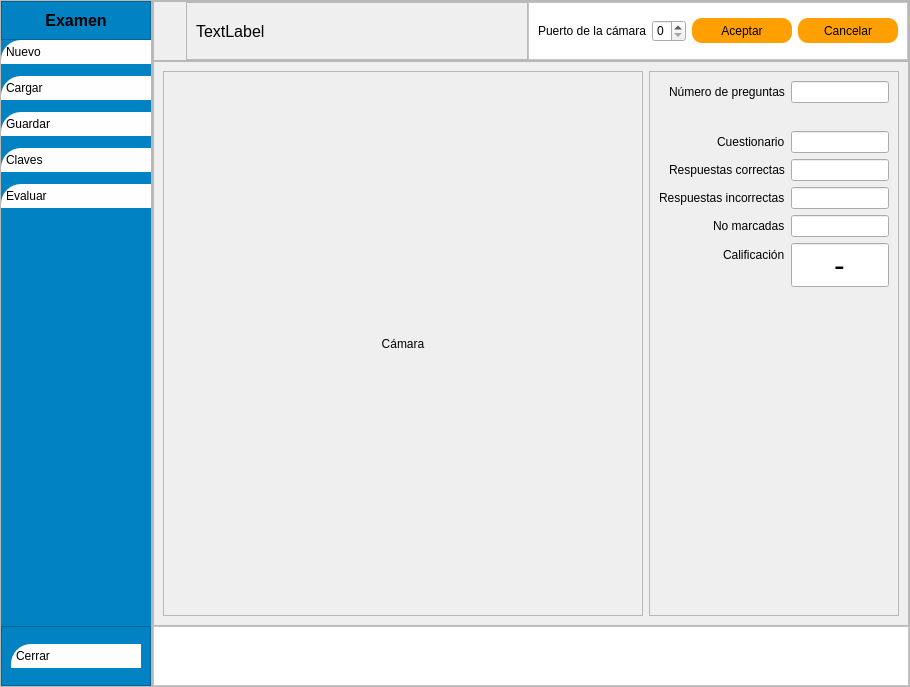
<?xml version="1.0" encoding="UTF-8"?>
<ui version="4.0">
 <class>VentanaPrincipal</class>
 <widget class="QMainWindow" name="VentanaPrincipal">
  <property name="geometry">
   <rect>
    <x>0</x>
    <y>0</y>
    <width>910</width>
    <height>687</height>
   </rect>
  </property>
  <property name="windowTitle">
   <string>Stefy</string>
  </property>
  <widget class="QWidget" name="widgetCentral">
   <property name="styleSheet">
    <string notr="true"/>
   </property>
   <layout class="QHBoxLayout" name="horizontalLayout">
    <property name="spacing">
     <number>0</number>
    </property>
    <property name="leftMargin">
     <number>0</number>
    </property>
    <property name="topMargin">
     <number>0</number>
    </property>
    <property name="rightMargin">
     <number>0</number>
    </property>
    <property name="bottomMargin">
     <number>0</number>
    </property>
    <item>
     <widget class="QFrame" name="frameMenu">
      <property name="maximumSize">
       <size>
        <width>200</width>
        <height>16777215</height>
       </size>
      </property>
      <property name="styleSheet">
       <string notr="true"/>
      </property>
      <property name="frameShape">
       <enum>QFrame::StyledPanel</enum>
      </property>
      <property name="frameShadow">
       <enum>QFrame::Raised</enum>
      </property>
      <layout class="QVBoxLayout" name="verticalLayout_3" stretch="0,0,0">
       <property name="spacing">
        <number>0</number>
       </property>
       <property name="leftMargin">
        <number>0</number>
       </property>
       <property name="topMargin">
        <number>0</number>
       </property>
       <property name="rightMargin">
        <number>0</number>
       </property>
       <property name="bottomMargin">
        <number>0</number>
       </property>
       <item>
        <widget class="QFrame" name="frameTitulo">
         <property name="maximumSize">
          <size>
           <width>16777215</width>
           <height>50</height>
          </size>
         </property>
         <property name="styleSheet">
          <string notr="true">#frameTitulo{
	background-color:#0082c3;
	border-color:#ffffff;
}</string>
         </property>
         <property name="frameShape">
          <enum>QFrame::StyledPanel</enum>
         </property>
         <property name="frameShadow">
          <enum>QFrame::Raised</enum>
         </property>
         <layout class="QVBoxLayout" name="verticalLayout_4">
          <item>
           <widget class="QLabel" name="labelExamen">
            <property name="font">
             <font>
              <family>Arial</family>
              <pointsize>12</pointsize>
              <bold>true</bold>
             </font>
            </property>
            <property name="text">
             <string>Examen</string>
            </property>
            <property name="alignment">
             <set>Qt::AlignCenter</set>
            </property>
           </widget>
          </item>
         </layout>
        </widget>
       </item>
       <item>
        <widget class="QFrame" name="frameOperaciones">
         <property name="styleSheet">
          <string notr="true">#frameOperaciones{
	background-color:#0082c3;
	border-color:#ffffff;
	border:0
}

QPushButton {
	background-color: #fefeff;
	padding:5px;
	text-align:left;
	border-top-left-radius:20px;
}</string>
         </property>
         <property name="frameShape">
          <enum>QFrame::StyledPanel</enum>
         </property>
         <property name="frameShadow">
          <enum>QFrame::Raised</enum>
         </property>
         <property name="lineWidth">
          <number>0</number>
         </property>
         <layout class="QVBoxLayout" name="verticalLayout_5">
          <property name="spacing">
           <number>12</number>
          </property>
          <property name="leftMargin">
           <number>0</number>
          </property>
          <property name="topMargin">
           <number>0</number>
          </property>
          <property name="rightMargin">
           <number>0</number>
          </property>
          <property name="bottomMargin">
           <number>0</number>
          </property>
          <item>
           <widget class="QPushButton" name="buttonNuevo">
            <property name="minimumSize">
             <size>
              <width>150</width>
              <height>0</height>
             </size>
            </property>
            <property name="text">
             <string>Nuevo</string>
            </property>
            <property name="icon">
             <iconset>
              <normaloff>iconos/nuevo.svg</normaloff>iconos/nuevo.svg</iconset>
            </property>
            <property name="iconSize">
             <size>
              <width>24</width>
              <height>24</height>
             </size>
            </property>
            <property name="flat">
             <bool>false</bool>
            </property>
           </widget>
          </item>
          <item>
           <widget class="QPushButton" name="buttonCargar">
            <property name="minimumSize">
             <size>
              <width>150</width>
              <height>0</height>
             </size>
            </property>
            <property name="text">
             <string>Cargar</string>
            </property>
            <property name="icon">
             <iconset>
              <normaloff>iconos/cargar.svg</normaloff>iconos/cargar.svg</iconset>
            </property>
            <property name="iconSize">
             <size>
              <width>24</width>
              <height>24</height>
             </size>
            </property>
           </widget>
          </item>
          <item>
           <widget class="QPushButton" name="buttonGuardar">
            <property name="text">
             <string>Guardar</string>
            </property>
            <property name="icon">
             <iconset>
              <normaloff>iconos/save_icon.svg</normaloff>iconos/save_icon.svg</iconset>
            </property>
            <property name="iconSize">
             <size>
              <width>24</width>
              <height>24</height>
             </size>
            </property>
           </widget>
          </item>
          <item>
           <widget class="QPushButton" name="buttonClaves">
            <property name="text">
             <string>Claves</string>
            </property>
            <property name="icon">
             <iconset>
              <normaloff>iconos/claves.svg</normaloff>iconos/claves.svg</iconset>
            </property>
            <property name="iconSize">
             <size>
              <width>24</width>
              <height>24</height>
             </size>
            </property>
           </widget>
          </item>
          <item>
           <widget class="QPushButton" name="buttonEvaluar">
            <property name="text">
             <string>Evaluar</string>
            </property>
            <property name="icon">
             <iconset>
              <normaloff>iconos/medalla2.svg</normaloff>iconos/medalla2.svg</iconset>
            </property>
            <property name="iconSize">
             <size>
              <width>24</width>
              <height>24</height>
             </size>
            </property>
           </widget>
          </item>
          <item>
           <spacer name="verticalSpacer_5">
            <property name="orientation">
             <enum>Qt::Vertical</enum>
            </property>
            <property name="sizeHint" stdset="0">
             <size>
              <width>20</width>
              <height>40</height>
             </size>
            </property>
           </spacer>
          </item>
         </layout>
        </widget>
       </item>
       <item>
        <widget class="QFrame" name="frameCerrar">
         <property name="minimumSize">
          <size>
           <width>0</width>
           <height>60</height>
          </size>
         </property>
         <property name="maximumSize">
          <size>
           <width>16777215</width>
           <height>60</height>
          </size>
         </property>
         <property name="styleSheet">
          <string notr="true">#frameCerrar{
	background-color:#0082c3;
	border-color:#ffffff;
}

QPushButton {
	background-color: #fefeff;
	padding:5px;
	text-align:left;
	border-top-left-radius:20px;
}</string>
         </property>
         <property name="frameShape">
          <enum>QFrame::StyledPanel</enum>
         </property>
         <property name="frameShadow">
          <enum>QFrame::Raised</enum>
         </property>
         <layout class="QVBoxLayout" name="verticalLayout_6">
          <item>
           <widget class="QPushButton" name="buttonCerrar">
            <property name="text">
             <string>Cerrar</string>
            </property>
            <property name="icon">
             <iconset>
              <normaloff>iconos/cruz-pequena.svg</normaloff>iconos/cruz-pequena.svg</iconset>
            </property>
            <property name="iconSize">
             <size>
              <width>24</width>
              <height>24</height>
             </size>
            </property>
           </widget>
          </item>
         </layout>
        </widget>
       </item>
      </layout>
     </widget>
    </item>
    <item>
     <widget class="QFrame" name="framePrincipal">
      <property name="frameShape">
       <enum>QFrame::StyledPanel</enum>
      </property>
      <property name="frameShadow">
       <enum>QFrame::Raised</enum>
      </property>
      <property name="lineWidth">
       <number>0</number>
      </property>
      <layout class="QVBoxLayout" name="verticalLayout">
       <property name="spacing">
        <number>0</number>
       </property>
       <property name="leftMargin">
        <number>0</number>
       </property>
       <property name="topMargin">
        <number>0</number>
       </property>
       <property name="rightMargin">
        <number>0</number>
       </property>
       <property name="bottomMargin">
        <number>0</number>
       </property>
       <item>
        <widget class="QFrame" name="frameEncabezado">
         <property name="minimumSize">
          <size>
           <width>0</width>
           <height>60</height>
          </size>
         </property>
         <property name="maximumSize">
          <size>
           <width>16777215</width>
           <height>60</height>
          </size>
         </property>
         <property name="styleSheet">
          <string notr="true"/>
         </property>
         <property name="frameShape">
          <enum>QFrame::StyledPanel</enum>
         </property>
         <property name="frameShadow">
          <enum>QFrame::Raised</enum>
         </property>
         <property name="lineWidth">
          <number>0</number>
         </property>
         <layout class="QHBoxLayout" name="horizontalLayout_2">
          <property name="spacing">
           <number>0</number>
          </property>
          <property name="leftMargin">
           <number>0</number>
          </property>
          <property name="topMargin">
           <number>0</number>
          </property>
          <property name="rightMargin">
           <number>0</number>
          </property>
          <property name="bottomMargin">
           <number>0</number>
          </property>
          <item>
           <widget class="QFrame" name="frameMostrarMenu">
            <property name="maximumSize">
             <size>
              <width>32</width>
              <height>32</height>
             </size>
            </property>
            <property name="styleSheet">
             <string notr="true"/>
            </property>
            <property name="frameShape">
             <enum>QFrame::Panel</enum>
            </property>
            <property name="frameShadow">
             <enum>QFrame::Plain</enum>
            </property>
            <property name="lineWidth">
             <number>0</number>
            </property>
            <layout class="QHBoxLayout" name="horizontalLayout_3">
             <property name="spacing">
              <number>0</number>
             </property>
             <property name="sizeConstraint">
              <enum>QLayout::SetDefaultConstraint</enum>
             </property>
             <property name="leftMargin">
              <number>0</number>
             </property>
             <property name="topMargin">
              <number>0</number>
             </property>
             <property name="rightMargin">
              <number>0</number>
             </property>
             <property name="bottomMargin">
              <number>0</number>
             </property>
             <item>
              <widget class="QPushButton" name="pushButton">
               <property name="styleSheet">
                <string notr="true">border-color: rgb(255, 255, 0);</string>
               </property>
               <property name="text">
                <string/>
               </property>
               <property name="icon">
                <iconset>
                 <normaloff>iconos/align_justify_icon.svg</normaloff>iconos/align_justify_icon.svg</iconset>
               </property>
               <property name="iconSize">
                <size>
                 <width>24</width>
                 <height>24</height>
                </size>
               </property>
               <property name="checkable">
                <bool>false</bool>
               </property>
               <property name="flat">
                <bool>true</bool>
               </property>
              </widget>
             </item>
            </layout>
           </widget>
          </item>
          <item>
           <widget class="QFrame" name="frameEncabezadoTitulo">
            <property name="styleSheet">
             <string notr="true"/>
            </property>
            <property name="frameShape">
             <enum>QFrame::StyledPanel</enum>
            </property>
            <property name="frameShadow">
             <enum>QFrame::Raised</enum>
            </property>
            <layout class="QVBoxLayout" name="verticalLayout_2">
             <property name="leftMargin">
              <number>9</number>
             </property>
             <property name="topMargin">
              <number>0</number>
             </property>
             <property name="bottomMargin">
              <number>0</number>
             </property>
             <item>
              <widget class="QLabel" name="labelTituloEncabezado">
               <property name="font">
                <font>
                 <family>Arial</family>
                 <pointsize>12</pointsize>
                </font>
               </property>
               <property name="text">
                <string>TextLabel</string>
               </property>
               <property name="textFormat">
                <enum>Qt::AutoText</enum>
               </property>
               <property name="alignment">
                <set>Qt::AlignLeading|Qt::AlignLeft|Qt::AlignVCenter</set>
               </property>
              </widget>
             </item>
            </layout>
           </widget>
          </item>
          <item>
           <widget class="QFrame" name="frame_3">
            <property name="minimumSize">
             <size>
              <width>100</width>
              <height>0</height>
             </size>
            </property>
            <property name="maximumSize">
             <size>
              <width>400</width>
              <height>16777215</height>
             </size>
            </property>
            <property name="styleSheet">
             <string notr="true">#frame_3 {
	background-color:#ffffff;
	border-color:#ffffff;
}

QPushButton {
	background-color: #ff9f00;
	padding:5px;
	text-align:center;
	border-radius:10px;	
}</string>
            </property>
            <property name="frameShape">
             <enum>QFrame::StyledPanel</enum>
            </property>
            <property name="frameShadow">
             <enum>QFrame::Raised</enum>
            </property>
            <layout class="QHBoxLayout" name="horizontalLayout_11">
             <item>
              <widget class="QLabel" name="labelPuertoCamara">
               <property name="text">
                <string>Puerto de la cámara</string>
               </property>
               <property name="alignment">
                <set>Qt::AlignRight|Qt::AlignTrailing|Qt::AlignVCenter</set>
               </property>
              </widget>
             </item>
             <item>
              <widget class="QSpinBox" name="spinPuertoCamara">
               <property name="maximumSize">
                <size>
                 <width>50</width>
                 <height>16777215</height>
                </size>
               </property>
               <property name="maximum">
                <number>6</number>
               </property>
              </widget>
             </item>
             <item>
              <widget class="QPushButton" name="buttonAceptar">
               <property name="minimumSize">
                <size>
                 <width>100</width>
                 <height>25</height>
                </size>
               </property>
               <property name="maximumSize">
                <size>
                 <width>70</width>
                 <height>16777215</height>
                </size>
               </property>
               <property name="text">
                <string>Aceptar</string>
               </property>
               <property name="icon">
                <iconset>
                 <normaloff>iconos/editar.svg</normaloff>iconos/editar.svg</iconset>
               </property>
               <property name="iconSize">
                <size>
                 <width>24</width>
                 <height>24</height>
                </size>
               </property>
              </widget>
             </item>
             <item>
              <widget class="QPushButton" name="buttonCancelar">
               <property name="minimumSize">
                <size>
                 <width>100</width>
                 <height>25</height>
                </size>
               </property>
               <property name="maximumSize">
                <size>
                 <width>70</width>
                 <height>16777215</height>
                </size>
               </property>
               <property name="text">
                <string>Cancelar</string>
               </property>
               <property name="icon">
                <iconset>
                 <normaloff>iconos/deshacer.svg</normaloff>iconos/deshacer.svg</iconset>
               </property>
               <property name="iconSize">
                <size>
                 <width>24</width>
                 <height>24</height>
                </size>
               </property>
              </widget>
             </item>
            </layout>
           </widget>
          </item>
         </layout>
        </widget>
       </item>
       <item>
        <widget class="QFrame" name="frameContenido">
         <property name="frameShape">
          <enum>QFrame::StyledPanel</enum>
         </property>
         <property name="frameShadow">
          <enum>QFrame::Raised</enum>
         </property>
         <property name="lineWidth">
          <number>0</number>
         </property>
         <layout class="QHBoxLayout" name="horizontalLayout_4">
          <property name="spacing">
           <number>0</number>
          </property>
          <property name="leftMargin">
           <number>0</number>
          </property>
          <property name="topMargin">
           <number>0</number>
          </property>
          <property name="rightMargin">
           <number>0</number>
          </property>
          <property name="bottomMargin">
           <number>0</number>
          </property>
          <item>
           <widget class="QStackedWidget" name="stackedContenido">
            <property name="currentIndex">
             <number>3</number>
            </property>
            <widget class="QWidget" name="pageInicio">
             <layout class="QHBoxLayout" name="horizontalLayout_8">
              <item>
               <widget class="QFrame" name="frame_5">
                <property name="frameShape">
                 <enum>QFrame::StyledPanel</enum>
                </property>
                <property name="frameShadow">
                 <enum>QFrame::Raised</enum>
                </property>
                <layout class="QHBoxLayout" name="horizontalLayout_9">
                 <item>
                  <widget class="QLabel" name="labelInicio">
                   <property name="text">
                    <string/>
                   </property>
                   <property name="pixmap">
                    <pixmap>imagenes/stefy_lechuza.png</pixmap>
                   </property>
                   <property name="alignment">
                    <set>Qt::AlignCenter</set>
                   </property>
                  </widget>
                 </item>
                </layout>
               </widget>
              </item>
             </layout>
            </widget>
            <widget class="QWidget" name="pageNuevo">
             <layout class="QVBoxLayout" name="verticalLayout_7">
              <item>
               <spacer name="verticalSpacer_4">
                <property name="orientation">
                 <enum>Qt::Vertical</enum>
                </property>
                <property name="sizeType">
                 <enum>QSizePolicy::Fixed</enum>
                </property>
                <property name="sizeHint" stdset="0">
                 <size>
                  <width>20</width>
                  <height>40</height>
                 </size>
                </property>
               </spacer>
              </item>
              <item>
               <layout class="QFormLayout" name="formLayout">
                <property name="labelAlignment">
                 <set>Qt::AlignRight|Qt::AlignTrailing|Qt::AlignVCenter</set>
                </property>
                <property name="leftMargin">
                 <number>50</number>
                </property>
                <property name="rightMargin">
                 <number>50</number>
                </property>
                <item row="0" column="0">
                 <widget class="QLabel" name="label">
                  <property name="text">
                   <string>Nombre del examen</string>
                  </property>
                 </widget>
                </item>
                <item row="0" column="1">
                 <widget class="QLineEdit" name="editNombreExamen">
                  <property name="text">
                   <string>Examen de FISICA p3</string>
                  </property>
                 </widget>
                </item>
                <item row="1" column="0">
                 <widget class="QLabel" name="label_2">
                  <property name="text">
                   <string>Materia</string>
                  </property>
                 </widget>
                </item>
                <item row="1" column="1">
                 <widget class="QLineEdit" name="editMateria">
                  <property name="text">
                   <string>Física</string>
                  </property>
                 </widget>
                </item>
                <item row="2" column="0">
                 <widget class="QLabel" name="label_3">
                  <property name="text">
                   <string>Grado</string>
                  </property>
                 </widget>
                </item>
                <item row="2" column="1">
                 <widget class="QLineEdit" name="editGrado">
                  <property name="maximumSize">
                   <size>
                    <width>50</width>
                    <height>16777215</height>
                   </size>
                  </property>
                  <property name="text">
                   <string>11</string>
                  </property>
                 </widget>
                </item>
                <item row="3" column="0">
                 <spacer name="verticalSpacer">
                  <property name="orientation">
                   <enum>Qt::Vertical</enum>
                  </property>
                  <property name="sizeType">
                   <enum>QSizePolicy::Fixed</enum>
                  </property>
                  <property name="sizeHint" stdset="0">
                   <size>
                    <width>20</width>
                    <height>30</height>
                   </size>
                  </property>
                 </spacer>
                </item>
                <item row="4" column="0">
                 <widget class="QLabel" name="label_4">
                  <property name="text">
                   <string>Conjuntos de cuestionarios</string>
                  </property>
                 </widget>
                </item>
                <item row="4" column="1">
                 <widget class="QSpinBox" name="spinConjuntosCuestionarios">
                  <property name="maximumSize">
                   <size>
                    <width>50</width>
                    <height>16777215</height>
                   </size>
                  </property>
                  <property name="minimum">
                   <number>1</number>
                  </property>
                  <property name="maximum">
                   <number>4</number>
                  </property>
                 </widget>
                </item>
                <item row="5" column="0">
                 <widget class="QLabel" name="label_5">
                  <property name="text">
                   <string>Número de preguntas</string>
                  </property>
                 </widget>
                </item>
                <item row="5" column="1">
                 <widget class="QSpinBox" name="spinNumeroPreguntas">
                  <property name="maximumSize">
                   <size>
                    <width>50</width>
                    <height>16777215</height>
                   </size>
                  </property>
                  <property name="minimum">
                   <number>1</number>
                  </property>
                  <property name="maximum">
                   <number>30</number>
                  </property>
                  <property name="value">
                   <number>10</number>
                  </property>
                 </widget>
                </item>
                <item row="6" column="0">
                 <spacer name="verticalSpacer_2">
                  <property name="orientation">
                   <enum>Qt::Vertical</enum>
                  </property>
                  <property name="sizeType">
                   <enum>QSizePolicy::Fixed</enum>
                  </property>
                  <property name="sizeHint" stdset="0">
                   <size>
                    <width>20</width>
                    <height>30</height>
                   </size>
                  </property>
                 </spacer>
                </item>
                <item row="7" column="0">
                 <widget class="QLabel" name="label_6">
                  <property name="text">
                   <string>Calificación mínima</string>
                  </property>
                 </widget>
                </item>
                <item row="7" column="1">
                 <widget class="QLineEdit" name="editCalificacionMinima">
                  <property name="minimumSize">
                   <size>
                    <width>50</width>
                    <height>0</height>
                   </size>
                  </property>
                  <property name="maximumSize">
                   <size>
                    <width>50</width>
                    <height>16777215</height>
                   </size>
                  </property>
                  <property name="text">
                   <string>1</string>
                  </property>
                 </widget>
                </item>
                <item row="8" column="0">
                 <widget class="QLabel" name="label_7">
                  <property name="text">
                   <string>Calificación máxima</string>
                  </property>
                 </widget>
                </item>
                <item row="8" column="1">
                 <widget class="QLineEdit" name="editCalificacionMaxima">
                  <property name="maximumSize">
                   <size>
                    <width>50</width>
                    <height>16777215</height>
                   </size>
                  </property>
                  <property name="text">
                   <string>5</string>
                  </property>
                 </widget>
                </item>
                <item row="9" column="0">
                 <widget class="QLabel" name="label_8">
                  <property name="text">
                   <string>Rango base de cálculo de la calificación</string>
                  </property>
                 </widget>
                </item>
                <item row="9" column="1">
                 <layout class="QFormLayout" name="formLayout_2">
                  <item row="0" column="0">
                   <widget class="QLineEdit" name="editRangoMinimo">
                    <property name="maximumSize">
                     <size>
                      <width>50</width>
                      <height>16777215</height>
                     </size>
                    </property>
                    <property name="text">
                     <string>0</string>
                    </property>
                   </widget>
                  </item>
                  <item row="1" column="0">
                   <widget class="QLineEdit" name="editRangoMaximo">
                    <property name="maximumSize">
                     <size>
                      <width>50</width>
                      <height>16777215</height>
                     </size>
                    </property>
                    <property name="text">
                     <string>5</string>
                    </property>
                    <property name="readOnly">
                     <bool>true</bool>
                    </property>
                   </widget>
                  </item>
                 </layout>
                </item>
               </layout>
              </item>
              <item>
               <spacer name="verticalSpacer_3">
                <property name="orientation">
                 <enum>Qt::Vertical</enum>
                </property>
                <property name="sizeHint" stdset="0">
                 <size>
                  <width>20</width>
                  <height>40</height>
                 </size>
                </property>
               </spacer>
              </item>
             </layout>
            </widget>
            <widget class="QWidget" name="pageClaves">
             <layout class="QVBoxLayout" name="verticalLayout_8">
              <item>
               <widget class="QFrame" name="frame_4">
                <property name="maximumSize">
                 <size>
                  <width>16777215</width>
                  <height>50</height>
                 </size>
                </property>
                <property name="frameShape">
                 <enum>QFrame::StyledPanel</enum>
                </property>
                <property name="frameShadow">
                 <enum>QFrame::Raised</enum>
                </property>
                <layout class="QHBoxLayout" name="horizontalLayout_5">
                 <item>
                  <widget class="QLabel" name="label_9">
                   <property name="text">
                    <string>Cuestionario número</string>
                   </property>
                   <property name="alignment">
                    <set>Qt::AlignLeading|Qt::AlignLeft|Qt::AlignVCenter</set>
                   </property>
                  </widget>
                 </item>
                 <item>
                  <widget class="QComboBox" name="comboNumeroCuestionario">
                   <property name="maximumSize">
                    <size>
                     <width>50</width>
                     <height>16777215</height>
                    </size>
                   </property>
                  </widget>
                 </item>
                 <item>
                  <spacer name="horizontalSpacer">
                   <property name="orientation">
                    <enum>Qt::Horizontal</enum>
                   </property>
                   <property name="sizeHint" stdset="0">
                    <size>
                     <width>40</width>
                     <height>20</height>
                    </size>
                   </property>
                  </spacer>
                 </item>
                </layout>
               </widget>
              </item>
              <item>
               <widget class="QFrame" name="frameItemsRespuesta">
                <property name="frameShape">
                 <enum>QFrame::StyledPanel</enum>
                </property>
                <property name="frameShadow">
                 <enum>QFrame::Raised</enum>
                </property>
               </widget>
              </item>
             </layout>
            </widget>
            <widget class="QWidget" name="pageEvaluar">
             <layout class="QHBoxLayout" name="horizontalLayout_6">
              <item>
               <widget class="QFrame" name="frame">
                <property name="frameShape">
                 <enum>QFrame::StyledPanel</enum>
                </property>
                <property name="frameShadow">
                 <enum>QFrame::Sunken</enum>
                </property>
                <layout class="QHBoxLayout" name="horizontalLayout_7">
                 <item>
                  <widget class="QLabel" name="labelCamara">
                   <property name="frameShape">
                    <enum>QFrame::NoFrame</enum>
                   </property>
                   <property name="text">
                    <string>Cámara</string>
                   </property>
                   <property name="alignment">
                    <set>Qt::AlignCenter</set>
                   </property>
                  </widget>
                 </item>
                </layout>
               </widget>
              </item>
              <item>
               <widget class="QFrame" name="frame_2">
                <property name="enabled">
                 <bool>true</bool>
                </property>
                <property name="minimumSize">
                 <size>
                  <width>200</width>
                  <height>0</height>
                 </size>
                </property>
                <property name="maximumSize">
                 <size>
                  <width>250</width>
                  <height>16777215</height>
                 </size>
                </property>
                <property name="frameShape">
                 <enum>QFrame::StyledPanel</enum>
                </property>
                <property name="frameShadow">
                 <enum>QFrame::Sunken</enum>
                </property>
                <layout class="QVBoxLayout" name="verticalLayout_9">
                 <item>
                  <layout class="QFormLayout" name="formLayout_3">
                   <property name="labelAlignment">
                    <set>Qt::AlignRight|Qt::AlignTrailing|Qt::AlignVCenter</set>
                   </property>
                   <property name="formAlignment">
                    <set>Qt::AlignRight|Qt::AlignTop|Qt::AlignTrailing</set>
                   </property>
                   <item row="3" column="1">
                    <widget class="QLineEdit" name="editRespuestasCorrectas">
                     <property name="alignment">
                      <set>Qt::AlignCenter</set>
                     </property>
                     <property name="readOnly">
                      <bool>true</bool>
                     </property>
                    </widget>
                   </item>
                   <item row="4" column="1">
                    <widget class="QLineEdit" name="editRespuestasIncorrectas">
                     <property name="alignment">
                      <set>Qt::AlignCenter</set>
                     </property>
                     <property name="readOnly">
                      <bool>true</bool>
                     </property>
                    </widget>
                   </item>
                   <item row="5" column="0">
                    <widget class="QLabel" name="label_12">
                     <property name="text">
                      <string>No marcadas</string>
                     </property>
                    </widget>
                   </item>
                   <item row="5" column="1">
                    <widget class="QLineEdit" name="editRespuestasNoMarcadas">
                     <property name="alignment">
                      <set>Qt::AlignCenter</set>
                     </property>
                     <property name="readOnly">
                      <bool>true</bool>
                     </property>
                    </widget>
                   </item>
                   <item row="6" column="0">
                    <widget class="QLabel" name="label_13">
                     <property name="text">
                      <string>Calificación</string>
                     </property>
                    </widget>
                   </item>
                   <item row="6" column="1">
                    <widget class="QLineEdit" name="editCalificacion">
                     <property name="font">
                      <font>
                       <family>Arial</family>
                       <pointsize>24</pointsize>
                      </font>
                     </property>
                     <property name="text">
                      <string>-</string>
                     </property>
                     <property name="alignment">
                      <set>Qt::AlignCenter</set>
                     </property>
                     <property name="readOnly">
                      <bool>true</bool>
                     </property>
                    </widget>
                   </item>
                   <item row="4" column="0">
                    <widget class="QLabel" name="label_11">
                     <property name="text">
                      <string>Respuestas incorrectas</string>
                     </property>
                    </widget>
                   </item>
                   <item row="3" column="0">
                    <widget class="QLabel" name="label_10">
                     <property name="text">
                      <string>Respuestas correctas</string>
                     </property>
                    </widget>
                   </item>
                   <item row="2" column="0">
                    <widget class="QLabel" name="label_14">
                     <property name="text">
                      <string>Cuestionario</string>
                     </property>
                    </widget>
                   </item>
                   <item row="0" column="0">
                    <widget class="QLabel" name="label_15">
                     <property name="text">
                      <string>Número de preguntas</string>
                     </property>
                    </widget>
                   </item>
                   <item row="0" column="1">
                    <widget class="QLineEdit" name="editNumeroPreguntas">
                     <property name="alignment">
                      <set>Qt::AlignCenter</set>
                     </property>
                     <property name="readOnly">
                      <bool>true</bool>
                     </property>
                    </widget>
                   </item>
                   <item row="2" column="1">
                    <widget class="QLineEdit" name="editCuestionario">
                     <property name="alignment">
                      <set>Qt::AlignCenter</set>
                     </property>
                     <property name="readOnly">
                      <bool>true</bool>
                     </property>
                    </widget>
                   </item>
                   <item row="1" column="0">
                    <spacer name="verticalSpacer_6">
                     <property name="orientation">
                      <enum>Qt::Vertical</enum>
                     </property>
                     <property name="sizeType">
                      <enum>QSizePolicy::Fixed</enum>
                     </property>
                     <property name="sizeHint" stdset="0">
                      <size>
                       <width>20</width>
                       <height>16</height>
                      </size>
                     </property>
                    </spacer>
                   </item>
                   <item row="1" column="1">
                    <spacer name="verticalSpacer_7">
                     <property name="orientation">
                      <enum>Qt::Vertical</enum>
                     </property>
                     <property name="sizeType">
                      <enum>QSizePolicy::Fixed</enum>
                     </property>
                     <property name="sizeHint" stdset="0">
                      <size>
                       <width>20</width>
                       <height>16</height>
                      </size>
                     </property>
                    </spacer>
                   </item>
                  </layout>
                 </item>
                </layout>
               </widget>
              </item>
             </layout>
            </widget>
           </widget>
          </item>
         </layout>
        </widget>
       </item>
       <item>
        <widget class="QFrame" name="framePie">
         <property name="sizePolicy">
          <sizepolicy hsizetype="Preferred" vsizetype="Fixed">
           <horstretch>0</horstretch>
           <verstretch>0</verstretch>
          </sizepolicy>
         </property>
         <property name="minimumSize">
          <size>
           <width>0</width>
           <height>60</height>
          </size>
         </property>
         <property name="maximumSize">
          <size>
           <width>16777215</width>
           <height>70</height>
          </size>
         </property>
         <property name="styleSheet">
          <string notr="true">#framePie{
	background-color:#ffffff;
	border-color:#ffffff;
}


QPushButton {
	background-color: #ff9f00;
	padding:5px;
	text-align:center;
	border-radius:10px;
	
}</string>
         </property>
         <property name="frameShape">
          <enum>QFrame::StyledPanel</enum>
         </property>
         <property name="frameShadow">
          <enum>QFrame::Raised</enum>
         </property>
         <property name="lineWidth">
          <number>0</number>
         </property>
         <layout class="QHBoxLayout" name="horizontalLayout_10">
          <item>
           <spacer name="horizontalSpacer_2">
            <property name="orientation">
             <enum>Qt::Horizontal</enum>
            </property>
            <property name="sizeHint" stdset="0">
             <size>
              <width>490</width>
              <height>20</height>
             </size>
            </property>
           </spacer>
          </item>
         </layout>
        </widget>
       </item>
      </layout>
     </widget>
    </item>
   </layout>
  </widget>
 </widget>
 <resources/>
 <connections/>
</ui>
